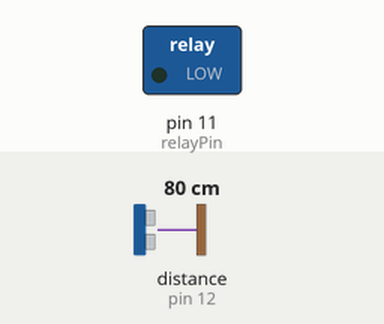
The sketch below on a simulated Arduino Uno, built with avr-gcc and run on an emulated ATmega328P. Shown: switched loads named in the sketch (green lamp = pin HIGH). Wiring (inferred from the names in the program): ultrasonic range finder: trigger pin 13; echo pin 12. The inputs (shaded band) are chosen by the test bench; at power-on: distance to the obstacle (sensor on pin 12) 80 cm. The echo pulse lasts 58.3 µs per cm; pins used as bus, display or sensor lines are not drawn; what the sketch prints to the serial monitor is not drawn.

Above: at 0.2 s.
At 33.5 s:
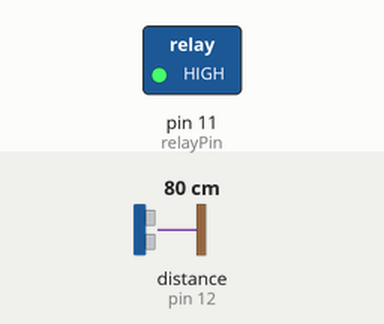
Timing chart, 0 to 39.7 s (numbered marks = the images above):
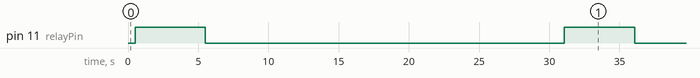

Measured:
- by itself, pin 11 (relayPin): alternates HIGH for 5.0 s and LOW for 25.6 s

The sketch:

spiderDropper.ino
```cpp
/* SPIDER DROPPER 2.0
 *
 * This version of the spider dropper utilizes an HC-sr204 ultrasonic distance sensor
 *
 * When an object obstructs the path of the sensor we drive the motor to drop the spider
 *
 * The "home" or default state of the spider is retracted and the rubber band provides a passive force to keep it in place
 * When the motor drives the spider it is counter acting the spring force of the rubber band
 * You want the rubber band to be just strong enough to get the spider retracted. Much more and it's hard for the motor to develop the torque needed without a gearbox
 * You need a 5V motor with enough torque to do this
 *
 */


#define trigPin 13    // trig and echo pin for HC-sr04 sensor
#define echoPin 12
#define relayPin 11 // 5v relay

#define MIN_DIST  35  //35cm, ~ 1 ft
#define MAX_DIST  190 //150cm, ~5 ft

#define NOT_DOOR_HANDLE distance!=94 && distance!=95 && distance!=96
int highCount = 0;

void setup() {
  pinMode(trigPin, OUTPUT);
  pinMode(echoPin, INPUT);
  pinMode(relayPin, OUTPUT);

  digitalWrite(relayPin,LOW); // verify motor is not on

  Serial.begin (9600);

}

void loop() {
  long duration, distance; // some variables for figuring out distance from HC-sr04 sensor

  /* Send Ultrasonic Pulse and Listen for Echo */
  digitalWrite(trigPin, LOW);
  delayMicroseconds(2);
  digitalWrite(trigPin, HIGH);
  delayMicroseconds(10);
  digitalWrite(trigPin, LOW);

  duration = pulseIn(echoPin, HIGH); // listen for echo

  /* Calculate Distance to Object */
  distance = (duration/2) / 29.412; // calculate distance (29.... is speed of sound conversion factor)

    Serial.print(distance); // print some data so we can monitor WTF is going on
    Serial.println(" cm ");
    Serial.println(highCount);

  /* Check for Obstruction at the Correct Distance */
  // if sensor detects object in target range, victim is present
  // (too far and it's the environment, noise or nothing. Too close and it's just the spider swinging in the breeze and obstructing the sensor...or real bugs)
  if(distance < MAX_DIST && distance > MIN_DIST && NOT_DOOR_HANDLE)
  {
    highCount++;

    if(highCount > 2)
    {
      highCount = 0;
      delay(400); // delay a bit after detecting motion before dropping on the victim
      digitalWrite(relayPin,HIGH); // RELEASE THE KRACKEN
      delay(5000); // hold in place for 5 seconds

      digitalWrite(relayPin, LOW); // make sure motor is off
      delay(25000); // pause for 25 seconds to make sure spider is fully retracted and victims have gotten their candy unperturbed
    }
  }else{
    highCount = 0;
  }


  delay(50); // make sure we don't overload the processor on loops where we only check distance (distance isn't short enough)
}
```
